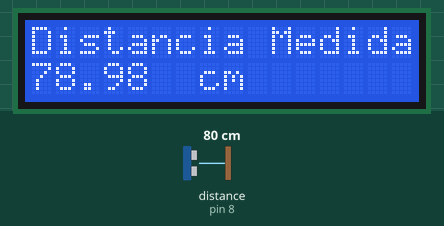
The sketch below on a simulated Arduino Uno, built with avr-gcc and run on an emulated ATmega328P. Shown: 16×2 character LCD. Wiring (inferred from the names in the program): ultrasonic range finder: trigger pin 9; echo pin 8. The inputs (shaded band) are chosen by the test bench; at power-on: distance to the obstacle (sensor on pin 8) 80 cm. The echo pulse lasts 58.3 µs per cm.

Above: at 6.2 s.
6.3 s: distance to the obstacle (sensor on pin 8) set to 250 cm
At 8.5 s:
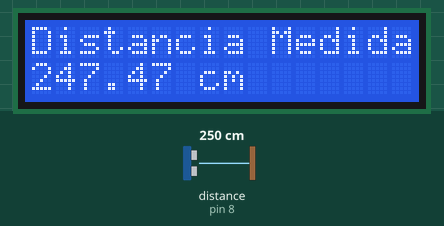
9.4 s: distance to the obstacle (sensor on pin 8) set to 2 cm
At 11.1 s:
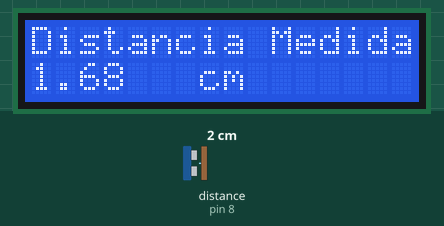
11.9 s: distance to the obstacle (sensor on pin 8) set to 4 cm
At 12.8 s:
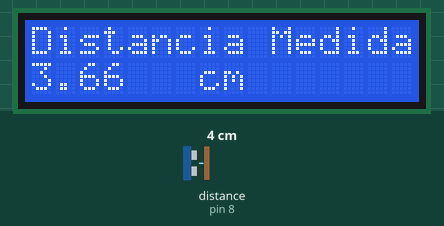
Timing chart, 0 to 14.9 s (numbered marks = the images above; inputs shaded):
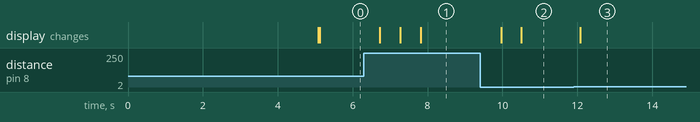

Measured:
- after the input at 6.3 s, the display: changes after 0.43 s (image 1)
- after the input at 9.4 s, the display: first changes after 0.57 s (image 2 shows a later state)
- after the input at 11.9 s, the display: changes after 0.18 s (image 3)

The sketch:

Sensor_Ultrassonico_Com_Display_LCD_I2C.ino
```cpp
#include <Wire.h>
#include <LiquidCrystal_I2C.h>
LiquidCrystal_I2C lcd(0x27, 16, 2);

#define trigger 9     // Declara que o pino de trigger estará na porta 4
#define echo 8        // Declara que o pino de echo estará na porta 5
float distancia = 0;  // Cria a variável para receber o valor da distância
float tempo = 0;

void setup() {

  pinMode(trigger, OUTPUT);    // Configura o trigger como saída
  digitalWrite(trigger, LOW);  // Configura o trigger em nível baixo inicialmente
  pinMode(echo, INPUT);        // Configura o echo como entrada de sinal digital

  lcd.init();
  lcd.setBacklight(HIGH);
  lcd.setCursor(4, 0);
  lcd.print("Medidor");
  lcd.setCursor(2, 1);
  lcd.print("Ultrassonico");
  delay(5000);
  lcd.clear();
}

void loop() {
  distancia = 0;
  digitalWrite(trigger, HIGH);  // Aciona o trigger por 10 microsegundos
  delayMicroseconds(10);
  digitalWrite(trigger, LOW);

  tempo = pulseIn(echo, HIGH);     // Lê o tempo em que echo permanece em nivel alto, tempo dado em microsegundos
  tempo = tempo / 1000000;         // Converte o tempo para segundos
  distancia = (tempo * 340) * 50;  // Calcula a distancia com base na equação fornecida no datasheet

  lcd.clear();
  lcd.setCursor(0, 0);
  lcd.print("Distancia Medida");
  lcd.setCursor(0, 1);
  lcd.print(distancia);
  lcd.setCursor(7, 1);
  lcd.print("cm");
  delay(500);
}
```
